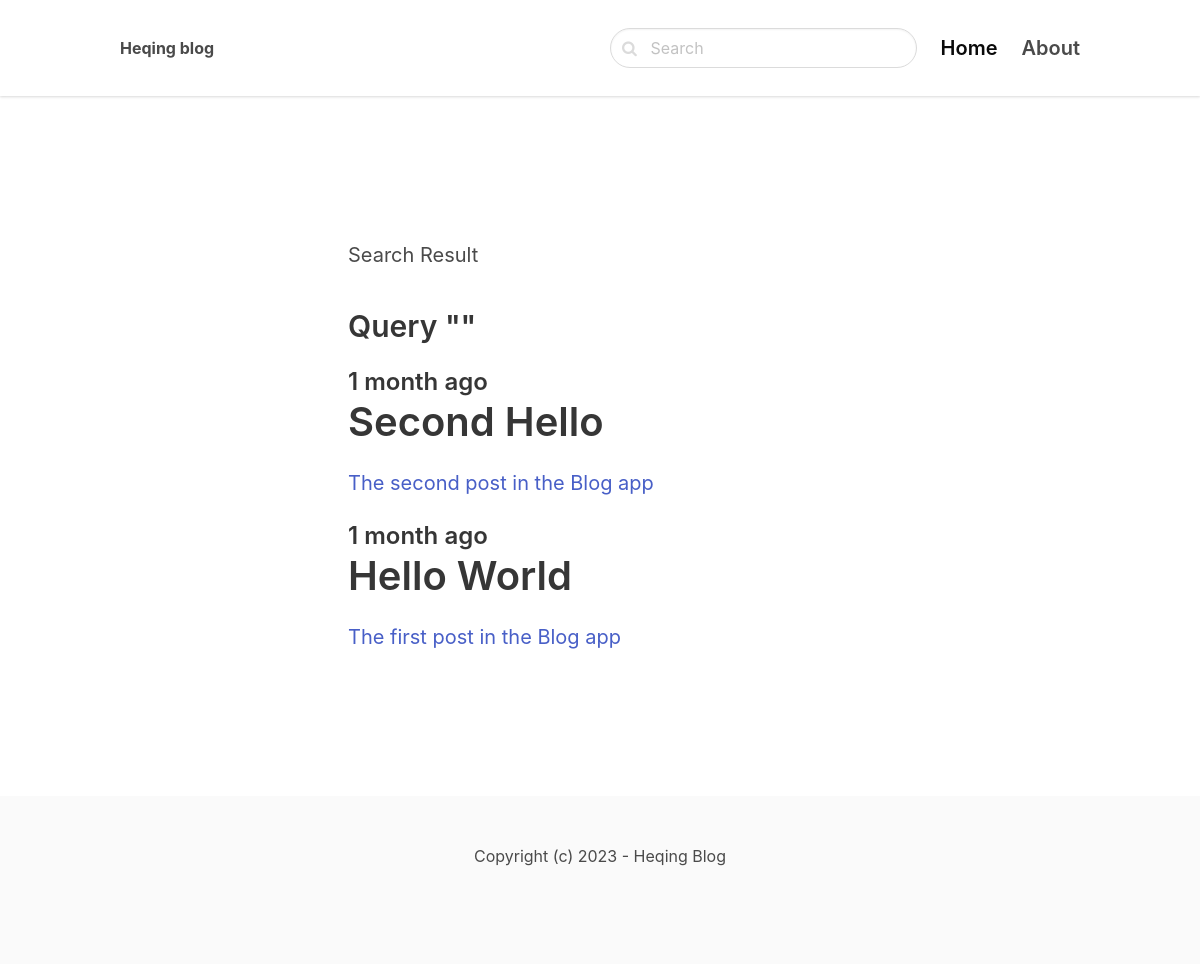
The app's page /search/ with its own data.
### blog/models.py (models this page shows, shortened)
class Post(models.Model):
    ACTIVE = 'active'
    DRAFT = 'draft'
    CHOICES_STATUS = (
        (ACTIVE, 'Active'),
        (DRAFT, 'Draft')
    )
    category = models.ForeignKey(Category, related_name='posts', on_delete=models.CASCADE)
    title = models.CharField(max_length=255)
    slug = models.SlugField() # internet address for title
    intro = models.TextField()
    body = models.TextField()
    created_at = models.DateTimeField(auto_now_add = True)
    status = models.CharField(max_length=10, choices=CHOICES_STATUS, default=ACTIVE)
    image = models.ImageField(upload_to='uploads/', blank = True, null = True)
    class Meta:
        ordering = ('-created_at',)

### blog/views.py (the view)
# urls.py: path('search/', views.search, name = 'search'),
def search(request):
    query = request.GET.get('query', '')
    posts = Post.objects.filter(status=Post.ACTIVE).filter(Q(title__icontains=query) | Q(intro__icontains = query) | Q(body__icontains = query))
    return render(request, 'blog/search.html', {'posts': posts, 'query': query})

### blog/templates/blog/search.html (shortened to what this page needs)
{% extends 'core/base.html' %}
{% block content %}
    <section class="hero">
        <div class="hero-body">
            <div class="container">
                <section class="section">
                    <div class="columns">
                        <div class="column is-8 is-offset-2">
                            <div class="content is-medium">
                                <h> Search Result </h>
                                <h3> Query "{{ Query }}"</h3>
                            </div>
                            {% for post in posts %}
                            <div class="content is-medium">
                                <a href="{% url 'post_detail' post.category.slug post.slug %}">
                                    <h2 class="subtitle is-4">{{ post.created_at|timesince }} ago</h2>
                                    <h1 class="title">{{ post.title }}</h1>
                                    <p>{{ post.intro }}</p>
                                </a>
                            </div>
                        {% empty %}
                            <div class="content">
                                <p>There is no results in this query...</p>
                            </div>
                        {% endfor %}
                        </div>
                    </div>
                </section>
            </div>
        </div>
    </section>
{% endblock %}

### records on screen
Post: created_at "1 month", title "Second Hello", intro "The second post in the Blog app"
Post: created_at "1 month", title "Hello World", intro "The first post in the Blog app"
